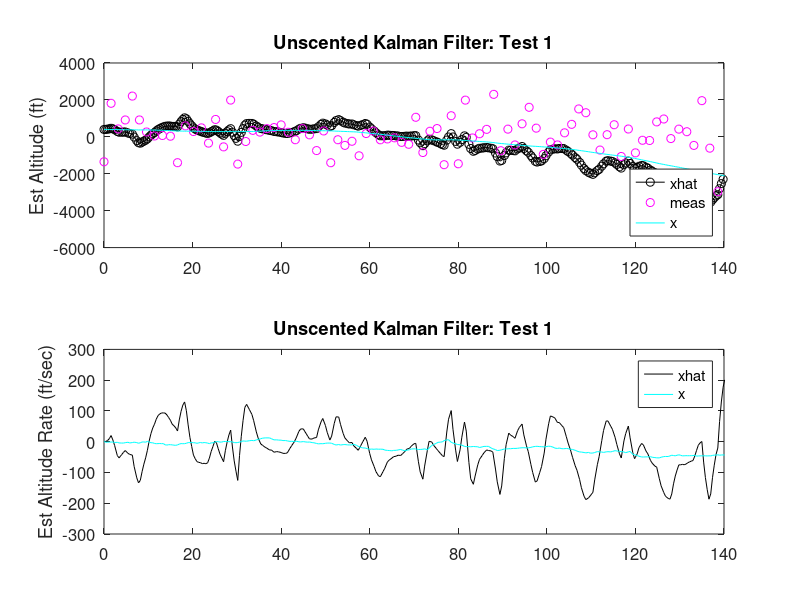
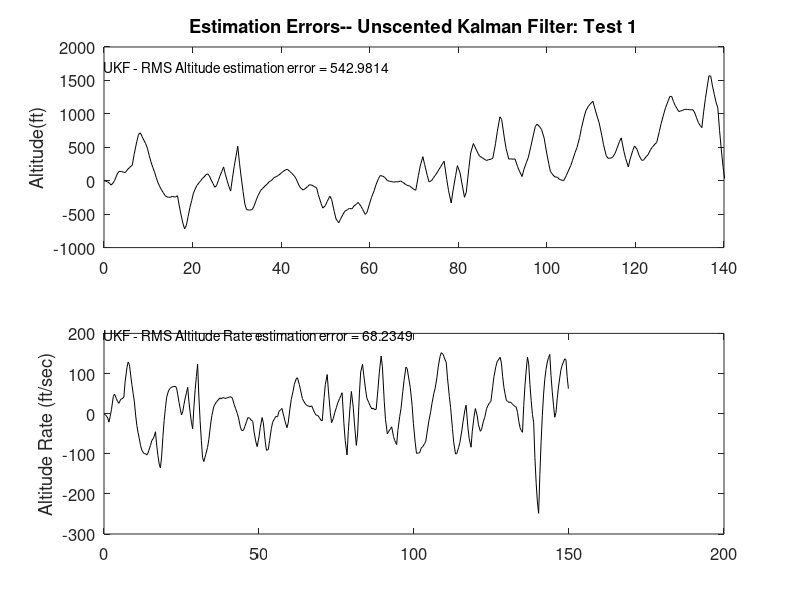

The MATLAB script that drew these images, in order:
clear all; close all;clc;
%% AE6505 Final Project -- Apollo 11 Final Descent: Unscented Kalman Filter
% Use of an UKF to improve estimates of the true altitude from unreliable
% proximity sensor data
% Author: Erin McNeil
% Date: 4-25-2024

%% Choose Noisy Sensor Test Case to Run
method = 'Test 1'; %%%%SELECT TEST CASE%%%%

%% Load Digitized Data to Workspace
load('Time_A_trunc.mat');
load('Alt_trunc.mat');

load('Time_P_trunc.mat');
load('Pitch_trunc.mat');

load('Time_RA_trunc.mat');
load('RangeAccel_trunc.mat');


Altitude = Alt_trunc; %ft
RangeAccel = RangeAccel_trunc; %ft/sec^2
Pitch = Pitch_trunc*(pi/180); %rad

%% parameter inputs
g = 5.315; %gravity (ft/sec^2)

%% noise and covariance matrices
R = 1000; % Measurement noise covariance
P = eye(2)*1; % Initial state estimation covariance
Pukfs = P;
Q = eye(2)*1; %process noise

%% initial state  
x = [400; ... %altitude (ft)
    0.5;... %altitude rate (ft/sec)
    ]; % Initial state x0
xhatukfs = x;

y_meas = 400;

%% Iterations
dt = 0.2;
tf = 150;
N = length(x);
dtt = 0.005;
T = 0.2; % measurement time step

dtPlot = dt; % How often to plot results
tPlot = -inf;
tMeas = -inf;

% Initialize arrays for plotting at the end of the program
tArray = [];
xArray = [];
y_meaArr = [];
tMArray = [];
xhatukfsArray = [];

Ws = ones(2*N,1) / 2 / N; % standard UKF weights W = 1/2n

stp = 0;
iter = 0;
for t = 0 : dt : tf
    iter = iter + 1;
    
    if t >= tPlot + dtPlot
        % Save data for plotting
        tPlot = t + dtPlot - eps;
        tArray = [tArray t];
        xArray = [xArray x];
        xhatukfsArray = [xhatukfsArray xhatukfs];
    end
    
    Range_Accel_ = RangeAccel(iter);
    Pitch_ = Pitch(iter);
    
    u = (-Range_Accel_/tan(Pitch_)) - g;
    x(1) = x(1) + x(2)*dt + (u*dt)/2;
    x(2) = x(2) + u*dt;
    x = [x(1);x(2)] + diag(sqrt(Q)*randn);
    
    y_comp = x(1) + sqrt(R)*randn; %Altitude (ft)
    
    %% Test Cases for Variable Measurement Noise
    
    switch (method)
      case 'Test 1'
      dtMeas = 0.8; %%%%UPDATE RATE%%%%
        if t >= tMeas + dtMeas 
            tMeas = t + dtMeas - eps;
                Noise = 1000; %%%%MAGNITUDE%%%%
                deg = 0; %%%%FREQUENCY%%%%
                y_meas = Altitude(iter)+ (Noise*cos(deg*t)*randn);
            y_meaArr = [y_meaArr y_meas];
            tMArray = [tMArray t];
        end
      case 'Test 2'
      dtMeas = 1.5; %%%%UPDATE RATE%%%%
        if t >= tMeas + dtMeas 
            tMeas = t + dtMeas - eps;
                Noise = 1000; %%%%MAGNITUDE%%%%
                deg = 0; %%%%FREQUENCY%%%%
                y_meas = Altitude(iter)+ (Noise*cos(deg*t)*randn);
            y_meaArr = [y_meaArr y_meas];
            tMArray = [tMArray t];
        end
      case 'Test 3'
      dtMeas = 0.8; %%%%UPDATE RATE%%%%
        if t >= tMeas + dtMeas 
            tMeas = t + dtMeas - eps;
                Noise = 1000; %%%%MAGNITUDE%%%%
                deg = 50; %%%%FREQUENCY%%%%
                y_meas = Altitude(iter)+ (Noise*cos(deg*t)*randn);
            y_meaArr = [y_meaArr y_meas];
            tMArray = [tMArray t];
        end
      case 'Test 4'
      dtMeas = 1.5; %%%%UPDATE RATE%%%%
        if t >= tMeas + dtMeas 
            tMeas = t + dtMeas - eps;
                Noise = 1000; %%%%MAGNITUDE%%%%
                deg = 50; %%%%FREQUENCY%%%%
                y_meas = Altitude(iter)+ (Noise*cos(deg*t)*randn);
            y_meaArr = [y_meaArr y_meas];
            tMArray = [tMArray t];
        end
      case 'Test 5'
      dtMeas = 0.8; %%%%UPDATE RATE%%%%
        if t >= tMeas + dtMeas 
            tMeas = t + dtMeas - eps;
                Noise = 1000; %%%%MAGNITUDE%%%%
                deg = 5; %%%%FREQUENCY%%%%
                y_meas = Altitude(iter)+ (Noise*cos(deg*t)*randn);
            y_meaArr = [y_meaArr y_meas];
            tMArray = [tMArray t];
        end
      case 'Test 6'
      dtMeas = 0.8; %%%%UPDATE RATE%%%%
        if t >= tMeas + dtMeas 
            tMeas = t + dtMeas - eps;
                Noise = 1000; %%%%MAGNITUDE%%%%
                deg = 25; %%%%FREQUENCY%%%%
                y_meas = Altitude(iter)+ (Noise*cos(deg*t)*randn);
            y_meaArr = [y_meaArr y_meas];
            tMArray = [tMArray t];
        end
      case 'Test 7'
      dtMeas = 0.8; %%%%UPDATE RATE%%%%
        if t >= tMeas + dtMeas 
            tMeas = t + dtMeas - eps;
                Noise = 1000; %%%%MAGNITUDE%%%%
                deg = 500; %%%%FREQUENCY%%%%
                y_meas = Altitude(iter)+ (Noise*cos(deg*t)*randn);
            y_meaArr = [y_meaArr y_meas];
            tMArray = [tMArray t];
        end
      case 'Test 8'
      dtMeas = 0.8; %%%%UPDATE RATE%%%%
        if t >= tMeas + dtMeas 
            tMeas = t + dtMeas - eps;
                Noise = 100; %%%%MAGNITUDE%%%%
                deg = 5; %%%%FREQUENCY%%%%
                y_meas = Altitude(iter)+ (Noise*cos(deg*t)*randn);
            y_meaArr = [y_meaArr y_meas];
            tMArray = [tMArray t];
        end
      case 'Test 9'
      dtMeas = 0.8; %%%%UPDATE RATE%%%%
        if t >= tMeas + dtMeas 
            tMeas = t + dtMeas - eps;
                Noise = 5000; %%%%MAGNITUDE%%%%
                deg = 5; %%%%FREQUENCY%%%%
                y_meas = Altitude(iter)+ (Noise*cos(deg*t)*randn);
            y_meaArr = [y_meaArr y_meas];
            tMArray = [tMArray t];
        end
      case 'Test 10'
      dtMeas = 0.8; %%%%UPDATE RATE%%%%
        if t >= tMeas + dtMeas 
            tMeas = t + dtMeas - eps;
                Noise = 7000; %%%%MAGNITUDE%%%%
                deg = 5; %%%%FREQUENCY%%%%
                y_meas = Altitude(iter)+ (Noise*cos(deg*t)*randn);
            y_meaArr = [y_meaArr y_meas];
            tMArray = [tMArray t];
        end
      case 'WORST CASE'
      dtMeas = 1.5; %%%%UPDATE RATE%%%%
        if t >= tMeas + dtMeas 
            tMeas = t + dtMeas - eps;
            Noise = 7000; %%%%MAGNITUDE%%%%
            deg = 500; %%%%FREQUENCY%%%%
            if (100 < t) && (t < 140)
                y_meas = y_meas; %%%%STALE DATA%%%%
            elseif (75 < t) && (t < 100)
                y_meas = Altitude(iter)+ (Noise*cos(deg*t)*randn);
            elseif (50 < t) && (t < 75)
                y_meas = y_meas; %%%%STALE DATA%%%%
            elseif (0 < t) && (t < 50)
                y_meas = Altitude(iter)+ (Noise*cos(deg*t)*randn);
            else
                y_meas = y_meas; %%%%STALE DATA%%%%
            end
            y_meaArr = [y_meaArr y_meas];
            tMArray = [tMArray t];
        end
        
      otherwise
        %do nothing
    end
     
   %% Start of standard UKF - generate the UKF sigma points.
    [root,p] = chol(N*Pukfs); %sqrt(n*P) 
    for i = 1 : N
        sigmas(:,i) = xhatukfs + root(i,:)'; %xhatsigma = xhat + xtilde
        sigmas(:,i+N) = xhatukfs - root(i,:)'; %xhatsigma = xhat - xtilde
    end
    for i = 1 : 2*N
        xbreve(:,i) = sigmas(:,i); %collect the sigmas into xbreve's
    end
    % Standard UKF time update (Eqn 14.59)
    for i = 1 : 2*N
        for tau = dtt : dtt : T
            u = (-Range_Accel_/tan(Pitch_)) - g;
            xbreve(1,i) = xbreve(1,i) + xbreve(2,i)*dtt + (u*dtt)/2;
            xbreve(2,i) = xbreve(2,i) + u*dtt;
            xbreve(:,i) = [xbreve(1,i);xbreve(2,i)];
        end
    end
    %Eqn 14.60
    xhatukfs = zeros(N,1);
    for i = 1 : 2*N
        xhatukfs = xhatukfs + Ws(i) * xbreve(:,i); %(Eqn. 14.60)
    end
    %Eqn 14.61
    Pukfs = Q;
    for i = 1 : 2*N
        Pukfs = Pukfs + Ws(i) * (xbreve(:,i) - xhatukfs) * (xbreve(:,i) - xhatukfs)';
    end
        
    % generate the UKF sigma points.
    [root,p] = chol(N*Pukfs); %sqrt(n*P) (Eqn 14.62)
    for i = 1 : N
        sigmas(:,i) = xhatukfs + root(i,:)'; %xhatsigma = xhat + xtilde
        sigmas(:,i+N) = xhatukfs - root(i,:)'; %xhatsigma = xhat - xtilde
    end
    for i = 1 : 2*N
        xbreve(:,i) = sigmas(:,i); %collect the sigmas into breve's
    end
    
     %Eqn 14.63
    for i = 1 : 2*N
        yukf = xbreve(1,i); %Range (ft)
        zukf(:,i) = ((y_meas + y_comp)/2 - yukf);
    end
    %Eqn 14.64
    zhat = 0;
    for i = 1 : 2*N
        zhat = zhat + Ws(i) * zukf(:,i);
    end
    %Eqn 14.65 and 66
    Py = R;
    Pxy = zeros(N,1);
    for i = 1 : 2*N
        Py = Py + Ws(i) * (zukf(:,i) - [zhat]) * (zukf(:,i) - [zhat])';
        Pxy = Pxy + Ws(i) * (xbreve(:,i) - xhatukfs) * (zukf(:,i) - [zhat])';
    end
    %Eqn 14.67
    Kukf = Pxy * inv(Py); 
%     xhatukfs = xhatukfs + Kukf * ((y_meas - y_comp)/2 - [zhat]); %follows sim prop more closely
    xhatukfs = xhatukfs + Kukf * ((y_meas - y_comp) - [zhat]); %follows measurements more closely
    Pukfs = Pukfs - Kukf * Py * Kukf';
end

%% Plots

p1 = figure(1);
subplot(2,1,1);
plot(tArray, xhatukfsArray(1,:),'k-o');
hold on
plot(tMArray, y_meaArr,'mo');
plot(tArray, xArray(1,:),'c-');
title(['Unscented Kalman Filter: ',method], 'FontSize', 12);
set(gca,'FontSize',12); set(gcf,'Color','White');
ylabel('Est Altitude (ft)');
legend('xhat','meas','x','Location','SouthEast');
xlim([0,140]);

subplot(2,1,2);
plot(tArray, xhatukfsArray(2,:),'k-');
hold on
plot(tArray, xArray(2,:),'c-');
title(['Unscented Kalman Filter: ',method], 'FontSize', 12);
set(gca,'FontSize',12); set(gcf,'Color','White');
ylabel('Est Altitude Rate (ft/sec)');
legend('xhat','x');
xlim([0,140]);

AltErr = std(xArray(1,:) - xhatukfsArray(1,:));
disp(['UKF - RMS Altitude estimation error = ', num2str(AltErr)]);

AltdotErr = std(xArray(2,:) - xhatukfsArray(2,:));
disp(['UKF - RMS Altitude Rate estimation error = ', num2str(AltdotErr)]);

% state estimate errors
p2 = figure(2);
subplot(2,1,1);
plot(tArray, xArray(1,:) - xhatukfsArray(1,:),'k-');
title(['Estimation Errors-- Unscented Kalman Filter: ',method]);
set(gca,'FontSize',12); set(gcf,'Color','White');
ylabel('Altitude(ft)');
xlim([0,140]);
text(min(xlim),max(ylim)-300,['UKF - RMS Altitude estimation error = ', num2str(AltErr)]);

subplot(2,1,2);
plot(tArray, xArray(2,:) - xhatukfsArray(2,:),'k-');
set(gca,'FontSize',12); set(gcf,'Color','White');
ylabel('Altitude Rate (ft/sec)');
text(min(xlim),max(ylim)-3,['UKF - RMS Altitude Rate estimation error = ', num2str(AltdotErr)]);


saveas(p1,['UKF_state_estimates_',method,'.png']);
saveas(p2,['UKF_state_estimate_errors_',method,'.png']);